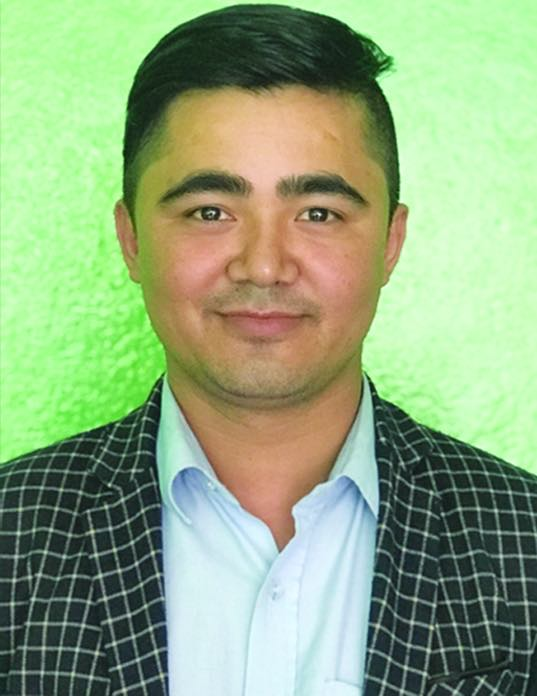
#> input picture content/images/chairman_sn.jpg, 537 x 696 px; its folder holds 4 pictures in this run
$ python image_rescale.py
#> lines starting #> are read from the running program, lines starting #| are printed output that depends on the picture
from PIL import Image
import os
import sys

thumbnail_size = 256,256
folder_location = os.path.dirname(__file__)
os.chdir(os.path.join(folder_location,'output', 'images'))
files = os.walk('.')
try:
    os.mkdir('thumbnails')
except:
    pass
for z in files:
    try:
        cwd_path = z[0].split('./')[1]
    except:
        cwd_path = z[0]
    if cwd_path == '.':
        cwd_path = ''
    if 'thumbnails' in cwd_path:
        continue
    for x in z[2]:
        if ('jpg' in x) or ('jpeg' in x):
            image = Image.open(os.path.join(cwd_path, x))
#> image is the input picture: PIL image 537x696 RGB; mean R, G, B 144.6, 169.8, 128.3
            # [5 lines of commented-out code are left out]
        else:
            continue
        image.thumbnail(thumbnail_size)
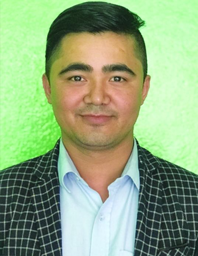
#> image: PIL image 198x256 RGB; mean R, G, B 144.6, 169.8, 128.3
        try:
            os.mkdir(os.path.join('thumbnails', cwd_path))
        except:
            pass
        # if z[0] == '.':
        #     image.save(os.path.join('thumbnails', x), "jpeg")
        # else:
        image.save(os.path.join('thumbnails', cwd_path, x), "jpeg")
